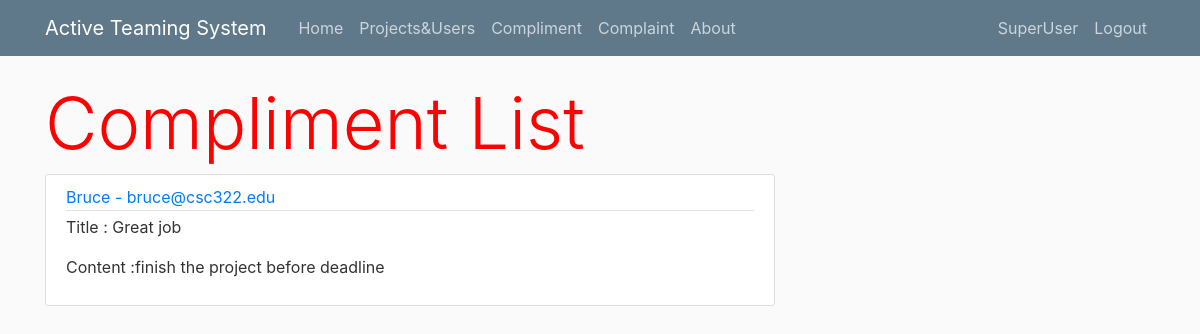
The app's page /compliment_list (signed in) with its own data.
### application/models.py (models this page shows, shortened)
class Compliment(db.Model):
    id = db.Column(db.Integer, primary_key=True)
    title = db.Column(db.String(100), nullable=False)
    date_posted = db.Column(db.DateTime, nullable=False, default=datetime.datetime.now())
    content = db.Column(db.Text, nullable=False)
    sender_id = db.Column(db.Integer,nullable=False)
    recipient_id = db.Column(db.Integer, db.ForeignKey('user.id'), nullable=False)
    is_pending = db.Column(db.Boolean, default=True, nullable=False)

class User(db.Model,UserMixin):
    id = db.Column(db.Integer, primary_key=True)
    username = db.Column(db.String(20), unique=True, nullable=False)
    email = db.Column(db.String(120), unique=True, nullable=False)
    image_file = db.Column(db.String(20), nullable=False, default='default.jpg')
    password = db.Column(db.String(60), nullable=False)
    rating = db.Column(db.Integer,nullable=False,default=0)
    compliments = db.relationship('Compliment', backref='recipient', lazy=True)
    complaints = db.relationship('Complaint', backref='complainee', lazy=True)
    UserBlacklist = db.relationship('UserBlacklist', backref='user_blacklisted', lazy=True)
    applications = db.relationship('Application', backref='referee', lazy=True)
    is_vip = db.Column(db.Boolean, default=False, nullable=False)
    is_su = db.Column(db.Boolean, default=False, nullable=False)
    is_blacklisted = db.Column(db.Boolean, default=False, nullable=False)

### application/route.py (the view)
@app.route("/compliment_list")
@login_required
def compliments():
    if current_user.is_su:
        compliments = Compliment.query.filter_by(is_pending=True).all()
        if compliments:
            return render_template('compliment_list.html', compliments=compliments)
        else:
            flash('No more compliments.', 'info')
            return render_template('compliment_list.html', compliments=compliments)

### application/models.py (called while the page is built)
@login_manager.user_loader
def load_user(user_id):
    return User.query.get(int(user_id))

### application/templates/compliment_list.html
{% extends "layout.html" %}
{% block content %}
    <h1 class="display-3" style="color:red">Compliment List</h1>
    {% for compliment in compliments %}
        <article class="media content-section">
            <div class="media-body">
                <div class="article-metadata">
                    <a class="mr-2" href="{{ url_for('compliment', compliment_id=compliment.id) }}">{{ compliment.recipient.username + " - " + compliment.recipient.email }}</a>
                </div>
                <p class="article-content">Title : {{ compliment.title }}</p>
                <p class="article-content">Content :{{ compliment.content }}</p>
        </article>
    {% endfor %}
{% endblock content %}

### application/static/main.css (style rules this page uses)
body { background: #fafafa; color: #333333; margin-top: 5rem; }
h1, h2, h3, h4, h5, h6 { color: #444444; }
.content-section { background: #ffffff; padding: 10px 20px; border: 1px solid #dddddd; border-radius: 3px; margin-bottom: 20px; }
.article-content { white-space: pre-line; }
.article-metadata { padding-bottom: 1px; margin-bottom: 4px; border-bottom: 1px solid #e3e3e3 }

### records on screen
Compliment: recipient "Bruce - bruce@csc322.edu", title "Great job", content "finish the project before deadline"
